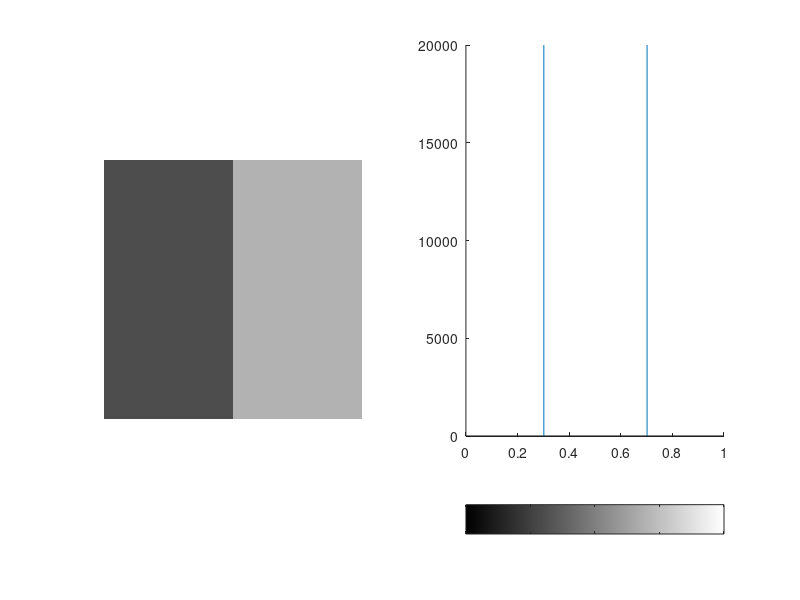
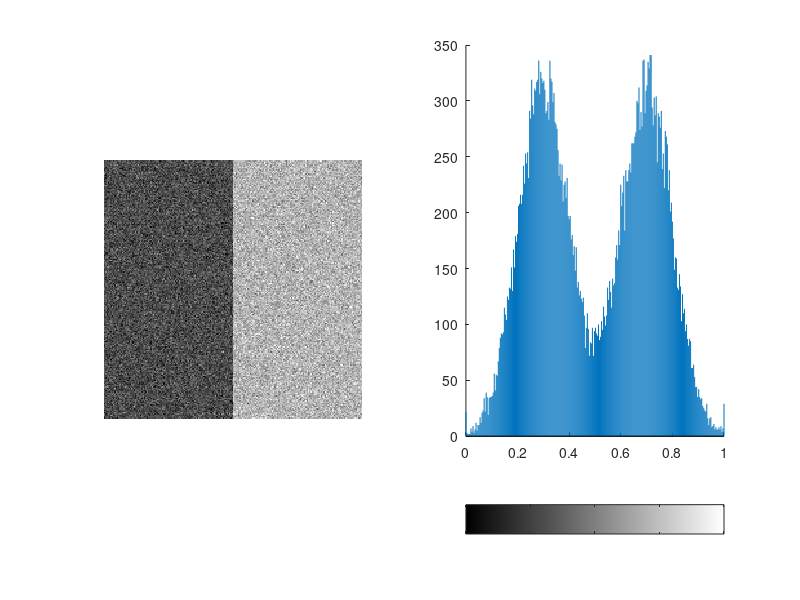
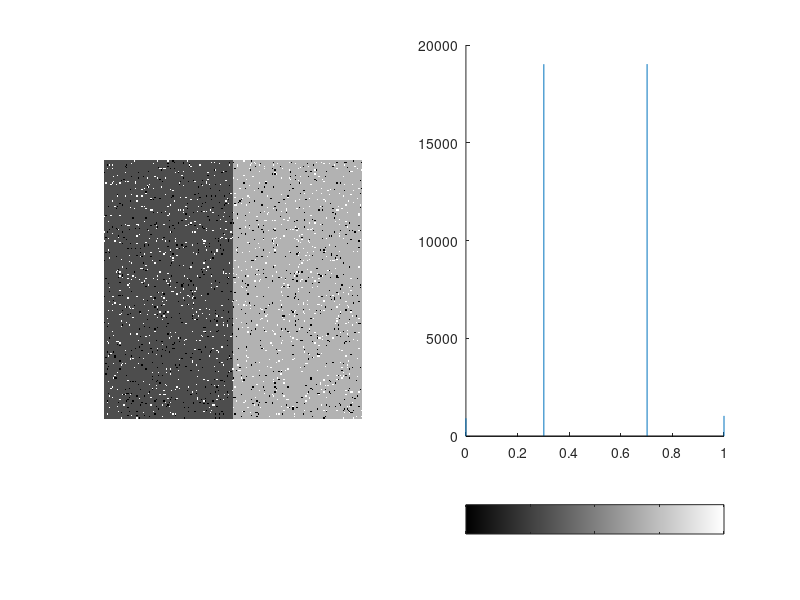
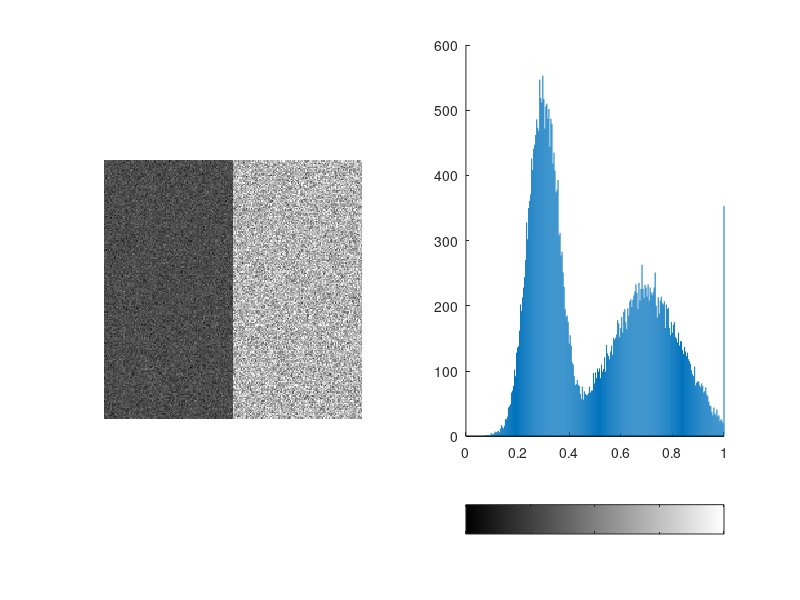

The MATLAB source for these figures, in order: (Note: this script raises an error after producing the figures.)
close all; clear; clc;

%========================================
% Load images
%========================================
%% Load
toy_img = [0.3*ones(200,100) 0.7*ones(200,100)];
figure(1);
subplot(1,2,1);
imshow(toy_img);
subplot(1,2,2);
imhist(toy_img);

%========================================
% Part 2: Noise Generation
%========================================

%% The default is zero mean noise with 0.01 variance.
toy_img_gauss = imnoise(toy_img, 'gaussian');
figure(2);
subplot(1,2,1);
imshow(toy_img_gauss);
subplot(1,2,2);
imhist(toy_img_gauss);

%% The default for noise density is 0.05.
toy_img_salt_pepper = imnoise(toy_img,'salt & pepper');
figure(3);
subplot(1,2,1);
imshow(toy_img_salt_pepper);
subplot(1,2,2);
imhist(toy_img_salt_pepper);

%% The default for variance is 0.04.
toy_img_speckle = imnoise(toy_img,'speckle');
figure(4);
subplot(1,2,1);
imshow(toy_img_speckle);
subplot(1,2,2);
imhist(toy_img_speckle);

%==============================================
% Part 3: Noise Reduction in the Spatial Domain
%==============================================
%% Load
lena = im2double(rgb2gray(imread('../lena.tiff')));
lena_gauss = imnoise(lena, 'gaussian', 0, 0.002);
figure(5);
subplot(1,2,1);
imshow(lena);
subplot(1,2,2);
imhist(lena);
figure(6);
subplot(1,2,1);
imshow(lena_gauss);
subplot(1,2,2);
imhist(lena_gauss);
disp(strcat('PSNR oringinal vs 0.002 gauss: ', num2str(psnr(lena, lena_gauss))));

%% The 3x3 smoothing window.
average_filter_33 = fspecial('average', [3 3]);
figure(7);
colormap(gray);
imagesc(average_filter_33);
smooth_lena_gauss_33 = imfilter(lena_gauss, average_filter_33);
figure(8);
subplot(1,2,1);
imshow(smooth_lena_gauss_33);
subplot(1,2,2);
imhist(smooth_lena_gauss_33);
disp(strcat('PSNR oringinal vs 3x3 smoothed 0.002 gauss: ', num2str(psnr(lena, smooth_lena_gauss_33))));

%% The 7x7 smoothing window.
average_filter_77 = fspecial('average', [7 7]);
smooth_lena_gauss_77 = imfilter(lena_gauss, average_filter_77);
figure(9);
subplot(1,2,1);
imshow(smooth_lena_gauss_77);
subplot(1,2,2);
imhist(smooth_lena_gauss_77);
disp(strcat('PSNR oringinal vs 7x7 smoothed 0.002 gauss: ', num2str(psnr(lena, smooth_lena_gauss_77))));

%% The 7x7 gaussian filter window.
gaussian_filter_77 = fspecial('gaussian', [7 7], 1);
figure(10);
colormap(gray);
imagesc(gaussian_filter_77);
guass_lena_gauss_77 = imfilter(lena_gauss, gaussian_filter_77);
figure(11);
subplot(1,2,1);
imshow(guass_lena_gauss_77);
subplot(1,2,2);
imhist(guass_lena_gauss_77);
disp(strcat('PSNR oringinal vs 7x7 gaussian filter 0.002 gauss: ', num2str(psnr(lena, guass_lena_gauss_77))));

%% The 7x7 gaussian and averaging filter windows with salt and pepper.
lena_salt_pepper = imnoise(lena,'salt & pepper');
figure(12);
subplot(1,2,1);
imshow(lena_salt_pepper);
subplot(1,2,2);
imhist(lena_salt_pepper);

guass_lena_salt_pepper_77 = imfilter(lena_salt_pepper, gaussian_filter_77);
figure(13);
subplot(1,2,1);
imshow(guass_lena_salt_pepper_77);
subplot(1,2,2);
imhist(guass_lena_salt_pepper_77);
disp(strcat('PSNR oringinal vs 7x7 gaussian filter salt&pepper: ', num2str(psnr(lena, guass_lena_salt_pepper_77))));

smooth_lena_salt_pepper_77 = imfilter(lena_salt_pepper, average_filter_77);
figure(14);
subplot(1,2,1);
imshow(smooth_lena_salt_pepper_77);
subplot(1,2,2);
imhist(smooth_lena_salt_pepper_77);
disp(strcat('PSNR oringinal vs 7x7 smoothed salt&pepper: ', num2str(psnr(lena, smooth_lena_salt_pepper_77))));

%% Median filter
median_lena_salt_pepper = medfilt2(lena_salt_pepper);
figure(15);
subplot(1,2,1);
imshow(median_lena_salt_pepper);
subplot(1,2,2);
imhist(median_lena_salt_pepper);
disp(strcat('PSNR oringinal vs median filter salt&pepper: ', num2str(psnr(lena, median_lena_salt_pepper))));